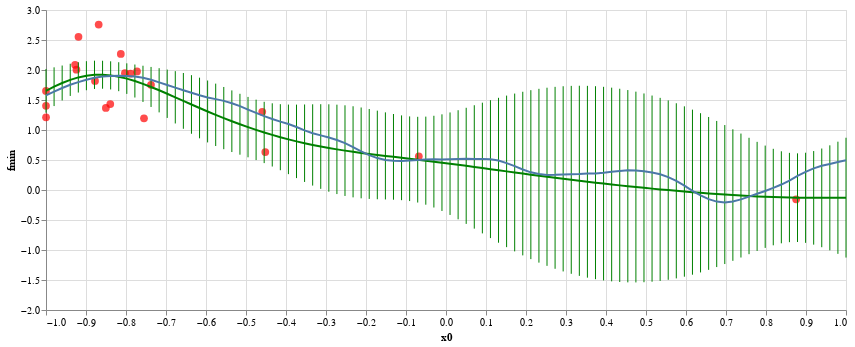

The notebook cell this image was saved under:
### Markdown cell above
Now plot the optimiser's estimate of the underlying function in green (with error bars +/- two standard deviations),
the black box evaluations in red and the true underlying function in blue.

### Code cell
chart_bo_f1 = (
    alt.Chart(bo_f1)
    .mark_line(color='green')
    .encode(x='x0:Q', y='f:Q'))
chart_bo_ferror = (
    alt.Chart(bo_f1.assign(fmin=bo_f1['f'] - 2 * bo_f1['sd'], fmax=bo_f1['f'] + 2 * bo_f1['sd']))
    .mark_errorbar(color='green')
    .encode(x="x0:Q", y="fmin:Q", y2="fmax:Q"))
chart_obs = (
    alt.Chart(observations)
    .mark_circle(color='red', size=60)
    .encode(x='x0:Q', y='y:Q'))
(chart_obs + chart_bo_ferror + chart_bo_f1 + chart1f).properties(width=800, height=300)

### Figure 1 — Vega-Lite specification as saved in the notebook (floating-point values rounded to 4 significant figures)
{"config": {"view": {"continuousWidth": 400, "continuousHeight": 300}}, "layer": [{"data": {"name": "data-fac8c96b28c60e3a30bdc6f4d843f958"}, "mark": {"type": "circle", "color": "red", "size": 60}, "encoding": {"x": {"type": "quantitative", "field": "x0"}, "y": {"type": "quantitative", "field": "y"}}}, {"data": {"name": "data-5fa36df8578073a5262296c04000b2ae"}, "mark": {"type": "errorbar", "color": "green"}, "encoding": {"x": {"type": "quantitative", "field": "x0"}, "y": {"type": "quantitative", "field": "fmin"}, "y2": {"field": "fmax"}}}, {"data": {"name": "data-27583c7643dba4fcc1884fdc0999cc9c"}, "mark": {"type": "line", "color": "green"}, "encoding": {"x": {"type": "quantitative", "field": "x0"}, "y": {"type": "quantitative", "field": "f"}}}, {"data": {"name": "data-8ba78d67bb51d9f8219df3c16699292d"}, "mark": "line", "encoding": {"x": {"type": "quantitative", "field": "x0"}, "y": {"type": "quantitative", "field": "f"}}}], "height": 300, "width": 800, "$schema": "https://vega.github.io/schema/vega-lite/v4.8.1.json", "datasets": {"data-fac8c96b28c60e3a30bdc6f4d843f958": [{"x0": -0.4518, "y": 0.6317}, {"x0": -0.06796, "y": 0.5612}, {"x0": 0.8753, "y": -0.1547}, {"x0": -0.9188, "y": 2.554}, {"x0": -0.4594, "y": 1.304}, {"x0": -1.0, "y": 1.65}, {"x0": -0.7889, "y": 1.938}, {"x0": -0.8393, "y": 1.433}, {"x0": -1.0, "y": 1.403}, {"x0": -0.8027, "y": 1.947}, {"x0": -0.813, "y": 2.268}, {"x0": -0.7725, "y": 1.976}, {"x0": -0.8504, "y": 1.368}, {"x0": -0.7376, "y": 1.752}, {"x0": -0.8775, "y": 1.818}, {"x0": -0.755, "y": 1.194}, {"x0": -0.9239, "y": 2.004}, {"x0": -0.9273, "y": 2.087}, {"x0": -0.9999, "y": 1.212}, {"x0": -0.8683, "y": 2.758}], "data-5fa36df8578073a5262296c04000b2ae": [{"x0": -1.0, "f": 1.653, "sd": 0.1823, "fmin": 1.288, "fmax": 2.017}, {"x0": -0.9798, "f": 1.722, "sd": 0.1614, "fmin": 1.399, "fmax": 2.044}, {"x0": -0.9596, "f": 1.783, "sd": 0.1456, "fmin": 1.492, "fmax": 2.075}, {"x0": -0.9394, "f": 1.836, "sd": 0.1341, "fmin": 1.568, "fmax": 2.104}, {"x0": -0.9192, "f": 1.877, "sd": 0.1263, "fmin": 1.624, "fmax": 2.129}, {"x0": -0.899, "f": 1.905, "sd": 0.1211, "fmin": 1.663, "fmax": 2.147}, {"x0": -0.8788, "f": 1.92, "sd": 0.1179, "fmin": 1.684, "fmax": 2.155}, {"x0": -0.8586, "f": 1.921, "sd": 0.1166, "fmin": 1.688, "fmax": 2.154}, {"x0": -0.8384, "f": 1.91, "sd": 0.1173, "fmin": 1.676, "fmax": 2.145}, {"x0": -0.8182, "f": 1.888, "sd": 0.1207, "fmin": 1.647, "fmax": 2.13}, {"x0": -0.798, "f": 1.856, "sd": 0.1273, "fmin": 1.602, "fmax": 2.111}, {"x0": -0.7778, "f": 1.816, "sd": 0.1375, "fmin": 1.541, "fmax": 2.091}, {"x0": -0.7576, "f": 1.769, "sd": 0.1509, "fmin": 1.468, "fmax": 2.071}, {"x0": -0.7374, "f": 1.717, "sd": 0.1668, "fmin": 1.384, "fmax": 2.051}, {"x0": -0.7172, "f": 1.662, "sd": 0.1841, "fmin": 1.294, "fmax": 2.03}, {"x0": -0.697, "f": 1.604, "sd": 0.2016, "fmin": 1.201, "fmax": 2.007}, {"x0": -0.6768, "f": 1.545, "sd": 0.218, "fmin": 1.109, "fmax": 1.981}, {"x0": -0.6566, "f": 1.485, "sd": 0.2325, "fmin": 1.02, "fmax": 1.95}, {"x0": -0.6364, "f": 1.426, "sd": 0.2442, "fmin": 0.9371, "fmax": 1.914}, {"x0": -0.6162, "f": 1.367, "sd": 0.2527, "fmin": 0.8612, "fmax": 1.872}, {"x0": -0.596, "f": 1.309, "sd": 0.2579, "fmin": 0.7932, "fmax": 1.825}, {"x0": -0.5758, "f": 1.253, "sd": 0.2599, "fmin": 0.7331, "fmax": 1.773}, {"x0": -0.5556, "f": 1.199, "sd": 0.2593, "fmin": 0.68, "fmax": 1.717}, {"x0": -0.5354, "f": 1.146, "sd": 0.2568, "fmin": 0.6326, "fmax": 1.66}, {"x0": -0.5152, "f": 1.096, "sd": 0.2538, "fmin": 0.5885, "fmax": 1.603}, {"x0": -0.4949, "f": 1.048, "sd": 0.2516, "fmin": 0.5448, "fmax": 1.551}, {"x0": -0.4747, "f": 1.002, "sd": 0.2517, "fmin": 0.4988, "fmax": 1.506}, {"x0": -0.4545, "f": 0.959, "sd": 0.2555, "fmin": 0.448, "fmax": 1.47}, {"x0": -0.4343, "f": 0.9182, "sd": 0.2634, "fmin": 0.3914, "fmax": 1.445}, {"x0": -0.4141, "f": 0.8798, "sd": 0.2752, "fmin": 0.3295, "fmax": 1.43}, {"x0": -0.3939, "f": 0.844, "sd": 0.2899, "fmin": 0.2643, "fmax": 1.424}, {"x0": -0.3737, "f": 0.8106, "sd": 0.3062, "fmin": 0.1982, "fmax": 1.423}, {"x0": -0.3535, "f": 0.7796, "sd": 0.3229, "fmin": 0.1339, "fmax": 1.425}, {"x0": -0.3333, "f": 0.751, "sd": 0.3387, "fmin": 0.07359, "fmax": 1.428}, {"x0": -0.3131, "f": 0.7244, "sd": 0.3527, "fmin": 0.01906, "fmax": 1.43}, {"x0": -0.2929, "f": 0.6999, "sd": 0.3641, "fmin": -0.02839, "fmax": 1.428}, {"x0": -0.2727, "f": 0.6772, "sd": 0.3726, "fmin": -0.06796, "fmax": 1.422}, {"x0": -0.2525, "f": 0.6561, "sd": 0.3777, "fmin": -0.09935, "fmax": 1.412}, {"x0": -0.2323, "f": 0.6365, "sd": 0.3796, "fmin": -0.1228, "fmax": 1.396}, {"x0": -0.2121, "f": 0.6181, "sd": 0.3785, "fmin": -0.1388, "fmax": 1.375}, {"x0": -0.1919, "f": 0.6007, "sd": 0.3747, "fmin": -0.1488, "fmax": 1.35}, {"x0": -0.1717, "f": 0.5841, "sd": 0.3692, "fmin": -0.1543, "fmax": 1.323}, {"x0": -0.1515, "f": 0.568, "sd": 0.3629, "fmin": -0.1578, "fmax": 1.294}, {"x0": -0.1313, "f": 0.5523, "sd": 0.3571, "fmin": -0.1618, "fmax": 1.267}, {"x0": -0.1111, "f": 0.5368, "sd": 0.3532, "fmin": -0.1697, "fmax": 1.243}, {"x0": -0.09091, "f": 0.5211, "sd": 0.3528, "fmin": -0.1846, "fmax": 1.227}, {"x0": -0.07071, "f": 0.5053, "sd": 0.3572, "fmin": -0.209, "fmax": 1.22}, {"x0": -0.05051, "f": 0.4891, "sd": 0.367, "fmin": -0.2448, "fmax": 1.223}, {"x0": -0.0303, "f": 0.4726, "sd": 0.3823, "fmin": -0.2921, "fmax": 1.237}, {"x0": -0.0101, "f": 0.4556, "sd": 0.4027, "fmin": -0.3497, "fmax": 1.261}, {"x0": 0.0101, "f": 0.4383, "sd": 0.4271, "fmin": -0.4159, "fmax": 1.293}, {"x0": 0.0303, "f": 0.4206, "sd": 0.4545, "fmin": -0.4884, "fmax": 1.33}, {"x0": 0.05051, "f": 0.4026, "sd": 0.4838, "fmin": -0.5651, "fmax": 1.37}, {"x0": 0.07071, "f": 0.3844, "sd": 0.5141, "fmin": -0.6439, "fmax": 1.413}, {"x0": 0.09091, "f": 0.366, "sd": 0.5446, "fmin": -0.7233, "fmax": 1.455}, {"x0": 0.1111, "f": 0.3475, "sd": 0.5746, "fmin": -0.8018, "fmax": 1.497}, {"x0": 0.1313, "f": 0.329, "sd": 0.6037, "fmin": -0.8784, "fmax": 1.536}, {"x0": 0.1515, "f": 0.3105, "sd": 0.6314, "fmin": -0.9524, "fmax": 1.573}, {"x0": 0.1717, "f": 0.2921, "sd": 0.6575, "fmin": -1.023, "fmax": 1.607}, {"x0": 0.1919, "f": 0.2738, "sd": 0.6818, "fmin": -1.09, "fmax": 1.637}, {"x0": 0.2121, "f": 0.2557, "sd": 0.704, "fmin": -1.152, "fmax": 1.664}, {"x0": 0.2323, "f": 0.2379, "sd": 0.7242, "fmin": -1.21, "fmax": 1.686}, {"x0": 0.2525, "f": 0.2203, "sd": 0.7422, "fmin": -1.264, "fmax": 1.705}, {"x0": 0.2727, "f": 0.203, "sd": 0.758, "fmin": -1.313, "fmax": 1.719}, {"x0": 0.2929, "f": 0.186, "sd": 0.7717, "fmin": -1.357, "fmax": 1.729}, {"x0": 0.3131, "f": 0.1694, "sd": 0.7831, "fmin": -1.397, "fmax": 1.736}, {"x0": 0.3333, "f": 0.1531, "sd": 0.7923, "fmin": -1.431, "fmax": 1.738}, {"x0": 0.3535, "f": 0.1372, "sd": 0.7993, "fmin": -1.461, "fmax": 1.736}, {"x0": 0.3737, "f": 0.1216, "sd": 0.8041, "fmin": -1.487, "fmax": 1.73}, {"x0": 0.3939, "f": 0.1064, "sd": 0.8067, "fmin": -1.507, "fmax": 1.72}, {"x0": 0.4141, "f": 0.09156, "sd": 0.8071, "fmin": -1.523, "fmax": 1.706}, {"x0": 0.4343, "f": 0.0771, "sd": 0.8053, "fmin": -1.533, "fmax": 1.688}, {"x0": 0.4545, "f": 0.063, "sd": 0.8012, "fmin": -1.539, "fmax": 1.665}, {"x0": 0.4747, "f": 0.04927, "sd": 0.795, "fmin": -1.541, "fmax": 1.639}, {"x0": 0.4949, "f": 0.03591, "sd": 0.7865, "fmin": -1.537, "fmax": 1.609}, {"x0": 0.5152, "f": 0.02291, "sd": 0.7757, "fmin": -1.529, "fmax": 1.574}, {"x0": 0.5354, "f": 0.01029, "sd": 0.7627, "fmin": -1.515, "fmax": 1.536}, {"x0": 0.5556, "f": -0.001947, "sd": 0.7474, "fmin": -1.497, "fmax": 1.493}, {"x0": 0.5758, "f": -0.0138, "sd": 0.7298, "fmin": -1.473, "fmax": 1.446}, {"x0": 0.596, "f": -0.02525, "sd": 0.7099, "fmin": -1.445, "fmax": 1.394}, {"x0": 0.6162, "f": -0.03629, "sd": 0.6877, "fmin": -1.412, "fmax": 1.339}, {"x0": 0.6364, "f": -0.0469, "sd": 0.6634, "fmin": -1.374, "fmax": 1.28}, {"x0": 0.6566, "f": -0.05704, "sd": 0.6371, "fmin": -1.331, "fmax": 1.217}, {"x0": 0.6768, "f": -0.0667, "sd": 0.6089, "fmin": -1.284, "fmax": 1.151}, {"x0": 0.697, "f": -0.07583, "sd": 0.5791, "fmin": -1.234, "fmax": 1.082}, {"x0": 0.7172, "f": -0.08441, "sd": 0.5481, "fmin": -1.181, "fmax": 1.012}, {"x0": 0.7374, "f": -0.09239, "sd": 0.5164, "fmin": -1.125, "fmax": 0.9405}, {"x0": 0.7576, "f": -0.09973, "sd": 0.4849, "fmin": -1.07, "fmax": 0.8701}, {"x0": 0.7778, "f": -0.1064, "sd": 0.4544, "fmin": -1.015, "fmax": 0.8025}, {"x0": 0.798, "f": -0.1123, "sd": 0.4263, "fmin": -0.9649, "fmax": 0.7403}, {"x0": 0.8182, "f": -0.1175, "sd": 0.4021, "fmin": -0.9216, "fmax": 0.6867}, {"x0": 0.8384, "f": -0.1218, "sd": 0.3835, "fmin": -0.8888, "fmax": 0.6451}, {"x0": 0.8586, "f": -0.1253, "sd": 0.3722, "fmin": -0.8697, "fmax": 0.619}, {"x0": 0.8788, "f": -0.128, "sd": 0.3694, "fmin": -0.8669, "fmax": 0.6109}, {"x0": 0.899, "f": -0.1298, "sd": 0.3756, "fmin": -0.881, "fmax": 0.6213}, {"x0": 0.9192, "f": -0.1308, "sd": 0.3899, "fmin": -0.9107, "fmax": 0.6491}, {"x0": 0.9394, "f": -0.1311, "sd": 0.4112, "fmin": -0.9534, "fmax": 0.6913}, {"x0": 0.9596, "f": -0.1306, "sd": 0.4376, "fmin": -1.006, "fmax": 0.7445}, {"x0": 0.9798, "f": -0.1294, "sd": 0.4674, "fmin": -1.064, "fmax": 0.8053}, {"x0": 1.0, "f": -0.1277, "sd": 0.4993, "fmin": -1.126, "fmax": 0.8708}], "data-27583c7643dba4fcc1884fdc0999cc9c": [{"x0": -1.0, "f": 1.653, "sd": 0.1823}, {"x0": -0.9798, "f": 1.722, "sd": 0.1614}, {"x0": -0.9596, "f": 1.783, "sd": 0.1456}, {"x0": -0.9394, "f": 1.836, "sd": 0.1341}, {"x0": -0.9192, "f": 1.877, "sd": 0.1263}, {"x0": -0.899, "f": 1.905, "sd": 0.1211}, {"x0": -0.8788, "f": 1.92, "sd": 0.1179}, {"x0": -0.8586, "f": 1.921, "sd": 0.1166}, {"x0": -0.8384, "f": 1.91, "sd": 0.1173}, {"x0": -0.8182, "f": 1.888, "sd": 0.1207}, {"x0": -0.798, "f": 1.856, "sd": 0.1273}, {"x0": -0.7778, "f": 1.816, "sd": 0.1375}, {"x0": -0.7576, "f": 1.769, "sd": 0.1509}, {"x0": -0.7374, "f": 1.717, "sd": 0.1668}, {"x0": -0.7172, "f": 1.662, "sd": 0.1841}, {"x0": -0.697, "f": 1.604, "sd": 0.2016}, {"x0": -0.6768, "f": 1.545, "sd": 0.218}, {"x0": -0.6566, "f": 1.485, "sd": 0.2325}, {"x0": -0.6364, "f": 1.426, "sd": 0.2442}, {"x0": -0.6162, "f": 1.367, "sd": 0.2527}, {"x0": -0.596, "f": 1.309, "sd": 0.2579}, {"x0": -0.5758, "f": 1.253, "sd": 0.2599}, {"x0": -0.5556, "f": 1.199, "sd": 0.2593}, {"x0": -0.5354, "f": 1.146, "sd": 0.2568}, {"x0": -0.5152, "f": 1.096, "sd": 0.2538}, {"x0": -0.4949, "f": 1.048, "sd": 0.2516}, {"x0": -0.4747, "f": 1.002, "sd": 0.2517}, {"x0": -0.4545, "f": 0.959, "sd": 0.2555}, {"x0": -0.4343, "f": 0.9182, "sd": 0.2634}, {"x0": -0.4141, "f": 0.8798, "sd": 0.2752}, {"x0": -0.3939, "f": 0.844, "sd": 0.2899}, {"x0": -0.3737, "f": 0.8106, "sd": 0.3062}, {"x0": -0.3535, "f": 0.7796, "sd": 0.3229}, {"x0": -0.3333, "f": 0.751, "sd": 0.3387}, {"x0": -0.3131, "f": 0.7244, "sd": 0.3527}, {"x0": -0.2929, "f": 0.6999, "sd": 0.3641}, {"x0": -0.2727, "f": 0.6772, "sd": 0.3726}, {"x0": -0.2525, "f": 0.6561, "sd": 0.3777}, {"x0": -0.2323, "f": 0.6365, "sd": 0.3796}, {"x0": -0.2121, "f": 0.6181, "sd": 0.3785}, {"x0": -0.1919, "f": 0.6007, "sd": 0.3747}, {"x0": -0.1717, "f": 0.5841, "sd": 0.3692}, {"x0": -0.1515, "f": 0.568, "sd": 0.3629}, {"x0": -0.1313, "f": 0.5523, "sd": 0.3571}, {"x0": -0.1111, "f": 0.5368, "sd": 0.3532}, {"x0": -0.09091, "f": 0.5211, "sd": 0.3528}, {"x0": -0.07071, "f": 0.5053, "sd": 0.3572}, {"x0": -0.05051, "f": 0.4891, "sd": 0.367}, {"x0": -0.0303, "f": 0.4726, "sd": 0.3823}, {"x0": -0.0101, "f": 0.4556, "sd": 0.4027}, {"x0": 0.0101, "f": 0.4383, "sd": 0.4271}, {"x0": 0.0303, "f": 0.4206, "sd": 0.4545}, {"x0": 0.05051, "f": 0.4026, "sd": 0.4838}, {"x0": 0.07071, "f": 0.3844, "sd": 0.5141}, {"x0": 0.09091, "f": 0.366, "sd": 0.5446}, {"x0": 0.1111, "f": 0.3475, "sd": 0.5746}, {"x0": 0.1313, "f": 0.329, "sd": 0.6037}, {"x0": 0.1515, "f": 0.3105, "sd": 0.6314}, {"x0": 0.1717, "f": 0.2921, "sd": 0.6575}, {"x0": 0.1919, "f": 0.2738, "sd": 0.6818}, {"x0": 0.2121, "f": 0.2557, "sd": 0.704}, {"x0": 0.2323, "f": 0.2379, "sd": 0.7242}, {"x0": 0.2525, "f": 0.2203, "sd": 0.7422}, {"x0": 0.2727, "f": 0.203, "sd": 0.758}, {"x0": 0.2929, "f": 0.186, "sd": 0.7717}, {"x0": 0.3131, "f": 0.1694, "sd": 0.7831}, {"x0": 0.3333, "f": 0.1531, "sd": 0.7923}, {"x0": 0.3535, "f": 0.1372, "sd": 0.7993}, {"x0": 0.3737, "f": 0.1216, "sd": 0.8041}, {"x0": 0.3939, "f": 0.1064, "sd": 0.8067}, {"x0": 0.4141, "f": 0.09156, "sd": 0.8071}, {"x0": 0.4343, "f": 0.0771, "sd": 0.8053}, {"x0": 0.4545, "f": 0.063, "sd": 0.8012}, {"x0": 0.4747, "f": 0.04927, "sd": 0.795}, {"x0": 0.4949, "f": 0.03591, "sd": 0.7865}, {"x0": 0.5152, "f": 0.02291, "sd": 0.7757}, {"x0": 0.5354, "f": 0.01029, "sd": 0.7627}, {"x0": 0.5556, "f": -0.001947, "sd": 0.7474}, {"x0": 0.5758, "f": -0.0138, "sd": 0.7298}, {"x0": 0.596, "f": -0.02525, "sd": 0.7099}, {"x0": 0.6162, "f": -0.03629, "sd": 0.6877}, {"x0": 0.6364, "f": -0.0469, "sd": 0.6634}, {"x0": 0.6566, "f": -0.05704, "sd": 0.6371}, {"x0": 0.6768, "f": -0.0667, "sd": 0.6089}, {"x0": 0.697, "f": -0.07583, "sd": 0.5791}, {"x0": 0.7172, "f": -0.08441, "sd": 0.5481}, {"x0": 0.7374, "f": -0.09239, "sd": 0.5164}, {"x0": 0.7576, "f": -0.09973, "sd": 0.4849}, {"x0": 0.7778, "f": -0.1064, "sd": 0.4544}, {"x0": 0.798, "f": -0.1123, "sd": 0.4263}, {"x0": 0.8182, "f": -0.1175, "sd": 0.4021}, {"x0": 0.8384, "f": -0.1218, "sd": 0.3835}, {"x0": 0.8586, "f": -0.1253, "sd": 0.3722}, {"x0": 0.8788, "f": -0.128, "sd": 0.3694}, {"x0": 0.899, "f": -0.1298, "sd": 0.3756}, {"x0": 0.9192, "f": -0.1308, "sd": 0.3899}, {"x0": 0.9394, "f": -0.1311, "sd": 0.4112}, {"x0": 0.9596, "f": -0.1306, "sd": 0.4376}, {"x0": 0.9798, "f": -0.1294, "sd": 0.4674}, {"x0": 1.0, "f": -0.1277, "sd": 0.4993}], "data-8ba78d67bb51d9f8219df3c16699292d": [{"x0": -1.0, "f": 1.577}, {"x0": -0.9798, "f": 1.641}, {"x0": -0.9596, "f": 1.701}, {"x0": -0.9394, "f": 1.754}, {"x0": -0.9192, "f": 1.799}, {"x0": -0.899, "f": 1.838}, {"x0": -0.8788, "f": 1.872}, {"x0": -0.8586, "f": 1.892}, {"x0": -0.8384, "f": 1.901}, {"x0": -0.8182, "f": 1.904}, {"x0": -0.798, "f": 1.901}, {"x0": -0.7778, "f": 1.892}, {"x0": -0.7576, "f": 1.871}, {"x0": -0.7374, "f": 1.838}, {"x0": -0.7172, "f": 1.794}, {"x0": -0.697, "f": 1.75}, {"x0": -0.6768, "f": 1.706}, {"x0": -0.6566, "f": 1.663}, {"x0": -0.6364, "f": 1.62}, {"x0": -0.6162, "f": 1.578}, {"x0": -0.596, "f": 1.543}, {"x0": -0.5758, "f": 1.515}, {"x0": -0.5556, "f": 1.486}, {"x0": -0.5354, "f": 1.447}, {"x0": -0.5152, "f": 1.398}, {"x0": -0.4949, "f": 1.34}, {"x0": -0.4747, "f": 1.284}, {"x0": -0.4545, "f": 1.232}, {"x0": -0.4343, "f": 1.184}, {"x0": -0.4141, "f": 1.139}, {"x0": -0.3939, "f": 1.099}, {"x0": -0.3737, "f": 1.05}, {"x0": -0.3535, "f": 0.994}, {"x0": -0.3333, "f": 0.9457}, {"x0": -0.3131, "f": 0.9102}, {"x0": -0.2929, "f": 0.8747}, {"x0": -0.2727, "f": 0.8328}, {"x0": -0.2525, "f": 0.7806}, {"x0": -0.2323, "f": 0.7148}, {"x0": -0.2121, "f": 0.6438}, {"x0": -0.1919, "f": 0.5819}, {"x0": -0.1717, "f": 0.5317}, {"x0": -0.1515, "f": 0.5018}, {"x0": -0.1313, "f": 0.4856}, {"x0": -0.1111, "f": 0.4838}, {"x0": -0.09091, "f": 0.4919}, {"x0": -0.07071, "f": 0.5011}, {"x0": -0.05051, "f": 0.5098}, {"x0": -0.0303, "f": 0.5131}, {"x0": -0.0101, "f": 0.5103}, {"x0": 0.0101, "f": 0.5139}, {"x0": 0.0303, "f": 0.5169}, {"x0": 0.05051, "f": 0.5191}, {"x0": 0.07071, "f": 0.5169}, {"x0": 0.09091, "f": 0.5157}, {"x0": 0.1111, "f": 0.511}, {"x0": 0.1313, "f": 0.4904}, {"x0": 0.1515, "f": 0.4478}, {"x0": 0.1717, "f": 0.3976}, {"x0": 0.1919, "f": 0.3412}, {"x0": 0.2121, "f": 0.2944}, {"x0": 0.2323, "f": 0.2658}, {"x0": 0.2525, "f": 0.252}, {"x0": 0.2727, "f": 0.2523}, {"x0": 0.2929, "f": 0.2575}, {"x0": 0.3131, "f": 0.2618}, {"x0": 0.3333, "f": 0.2668}, {"x0": 0.3535, "f": 0.275}, {"x0": 0.3737, "f": 0.2764}, {"x0": 0.3939, "f": 0.2873}, {"x0": 0.4141, "f": 0.3035}, {"x0": 0.4343, "f": 0.3178}, {"x0": 0.4545, "f": 0.3279}, {"x0": 0.4747, "f": 0.3257}, {"x0": 0.4949, "f": 0.3132}, {"x0": 0.5152, "f": 0.2907}, {"x0": 0.5354, "f": 0.2628}, {"x0": 0.5556, "f": 0.2148}, {"x0": 0.5758, "f": 0.1525}, {"x0": 0.596, "f": 0.07343}, {"x0": 0.6162, "f": -0.01405}, {"x0": 0.6364, "f": -0.08841}, {"x0": 0.6566, "f": -0.1513}, {"x0": 0.6768, "f": -0.1933}, {"x0": 0.697, "f": -0.2072}, {"x0": 0.7172, "f": -0.1923}, {"x0": 0.7374, "f": -0.1565}, {"x0": 0.7576, "f": -0.1108}, {"x0": 0.7778, "f": -0.06338}, {"x0": 0.798, "f": -0.01579}, {"x0": 0.8182, "f": 0.03542}, {"x0": 0.8384, "f": 0.09105}, {"x0": 0.8586, "f": 0.1576}, {"x0": 0.8788, "f": 0.2345}, {"x0": 0.899, "f": 0.3029}, {"x0": 0.9192, "f": 0.36}, {"x0": 0.9394, "f": 0.4045}, {"x0": 0.9596, "f": 0.4336}, {"x0": 0.9798, "f": 0.4654}, {"x0": 1.0, "f": 0.4968}]}}
